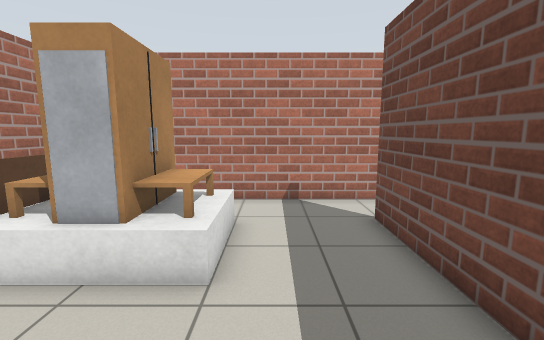
view 1 (above)

16 first-person views from a walk through a world built for the Gazebo simulator. The camera is 1.2 m above the floor, tilts 8° down and sees 90° across. The floor is counted in squares, 0.5 m on a side. Each view is taken from the middle of a square. On the plan, view 1 faces up. The plan holds only what a view shows up to about 18 squares ahead; the rest is blank. Simple patterns stand in for the simulator's built-in surfaces. Some stock models are drawn as simple stand-ins. Some surface patterns are stand-ins.

view 2
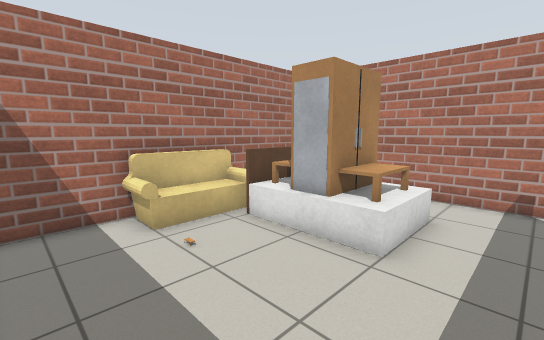

view 3
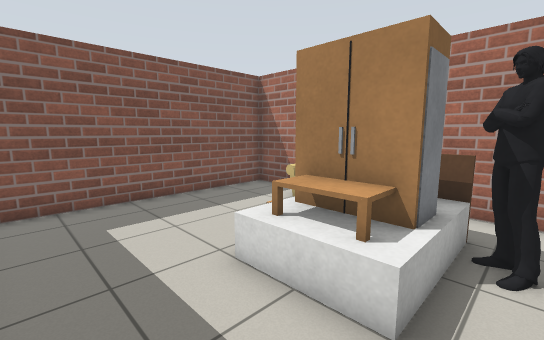

view 4
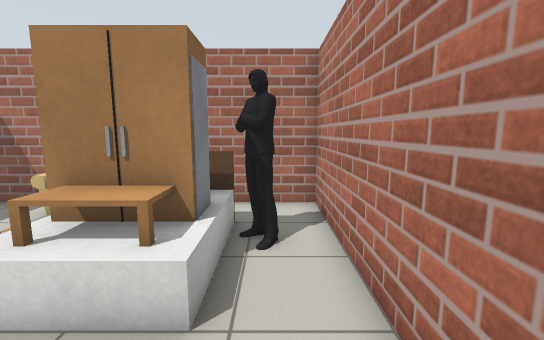

view 5
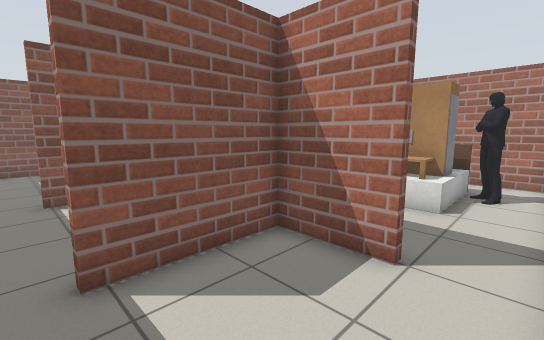

view 6
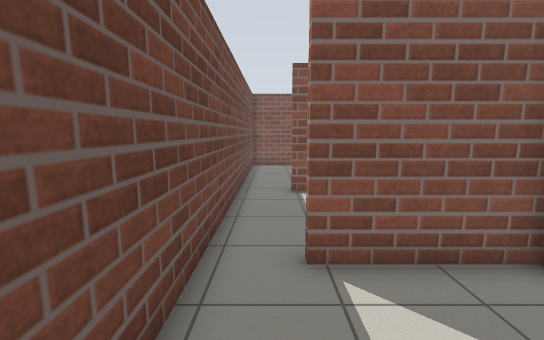

view 7
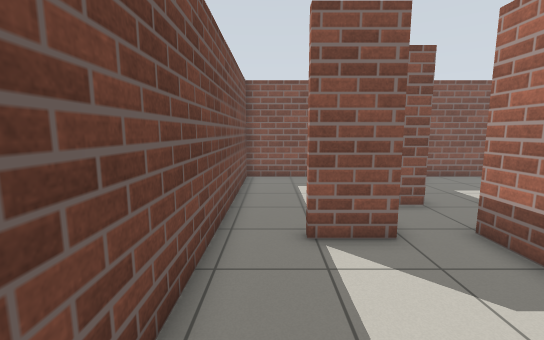

view 8
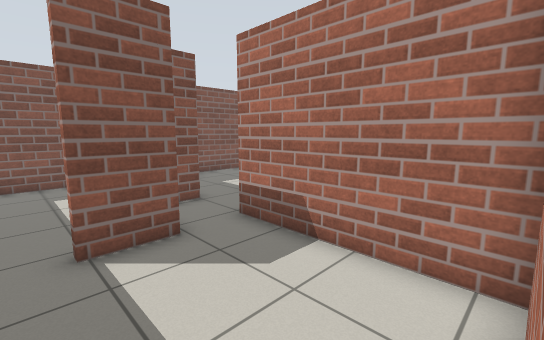

view 9
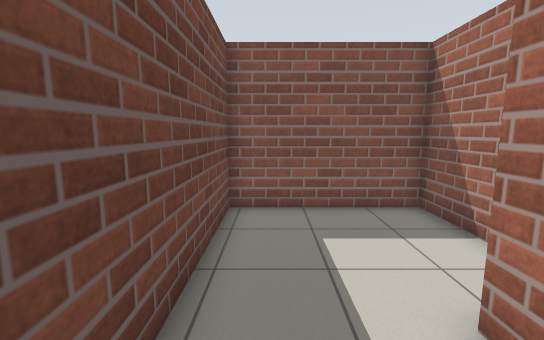

view 10
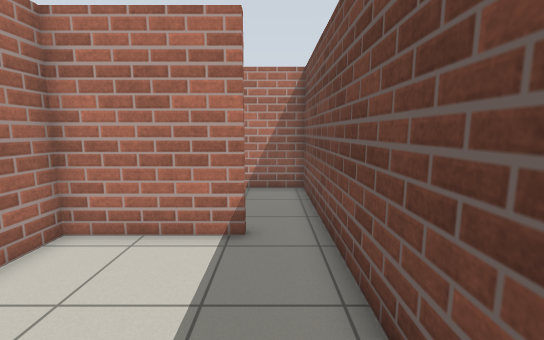

view 11
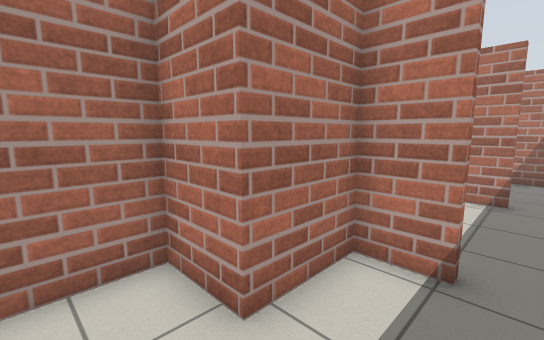

view 12
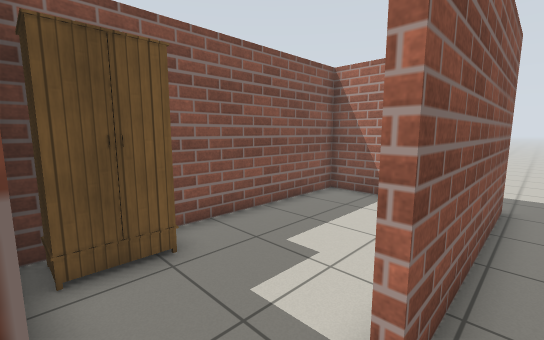

view 13
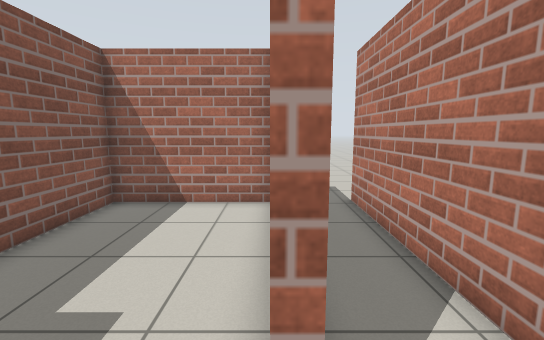

view 14
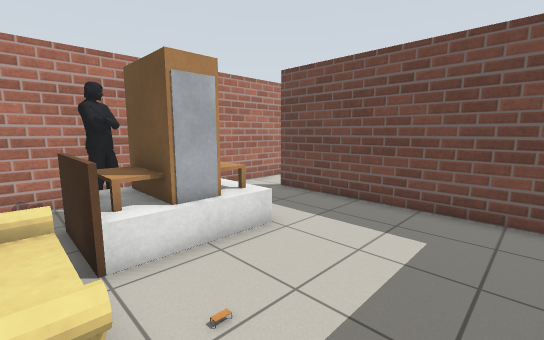

view 15
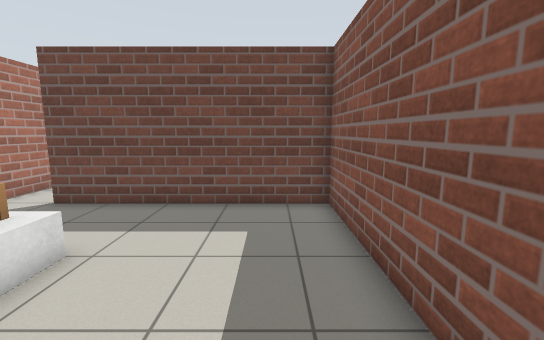

view 16
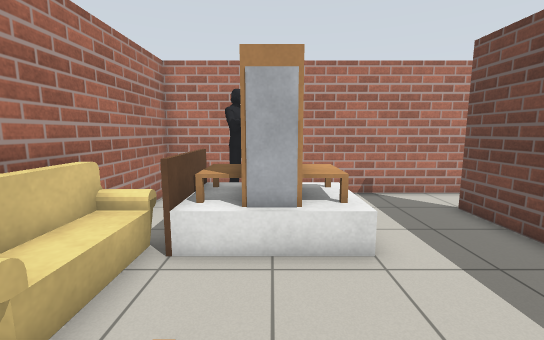

### Floor plan
Points are (right, up) in squares from view 1. A wall is a line through its corners. A room is listed if a view was taken in it or the views show most of it. See-through windows are left out.
Room 1 (views 1, 2, 3, 4, 14, 15, 16)
walls: (2.4, 9.5) (-7, 9.5) (-7, -1.9) (2.9, -1.9) (2.9, 7.3)
low walls: (-3.5, 4.6) (-4.6, 4.6)
ways out: opening at (3, 8.5) to room 2
objects: sofa (-6, 1) to (-6, 5); bed (-5, 4) to (-1, 7); person (-4, 7) to (-4, 8); wardrobe (-2, 5) to (-2, 6)
Room 2 (views 5, 6, 7, 8)
walls: (2.9, 7.3) (3.1, 7.3) (3.1, 4.4) (7.4, 4.4); (9.3, 3.5) (9.3, 9.5) (2.4, 9.5)
ways out: opening at (3, 8.5) to room 1; opening at (8, 4) to room 3
Room 3 (views 9, 10)
walls: (5.1, -1.9) (7.2, -1.9) (7.2, -2.2); (7.4, 4.1) (3.1, 4.1) (3.1, -2.2); (9.3, -2.4) (9.3, 3.5)
ways out: opening at (8, 4) to room 2; opening at (8, -2) to room 4; opening at (4, -2) to room 5
Room 4 (view 11)
walls: (3.1, -7.6) (3.1, -10.4) (9.3, -10.4) (9.3, -2.4); (7.2, -2.2) (5.5, -2.2) (5.5, -5) (3.1, -5) (3.1, -7.2)
ways out: opening at (8, -2) to room 3
Room 5 (view 12)
walls: (2.9, -4.7) (3.9, -4.7)
ways out: opening at (4, -2) to room 3; opening at (3, -3.5) to room 6
Room 6 (view 13)
walls: (-0.5, -2.2) (-7.4, -2.2); (-7.4, -4.7) (0.6, -4.7) (0.6, -5.1)
ways out: opening at (3, -3.5) to room 5; opening at (1.5, -5) to room 7
Room 7 (no view inside)
walls: (-7, -5) (-7, -10.4) (0.1, -10.4)
ways out: opening at (1.5, -5) to room 6
objects: wardrobe (1, -10) to (2, -9)

Where each view was taken, in squares from view 1:
view 1: 0 up, 0 right, facing up
view 2: 1 down, 1 right, facing up-left
view 3: 8 up, 2 right, facing down-left
view 4: 8 up, 2 right, facing left
view 5: 9 up, 8 right, facing down-left
view 6: 9 up, 8 right, facing down
view 7: 4 up, 8 right, facing down
view 8: 4 up, 8 right, facing down-left
view 9: 2 down, 8 right, facing down
view 10: 2 down, 8 right, facing up
view 11: 7 down, 8 right, facing up-left
view 12: 4 down, 3 right, facing down-left
view 13: 5 down, 2 right, facing left
view 14: 1 down, 6 left, facing up-right
view 15: 0 up, 6 left, facing right
view 16: 1 down, 3 left, facing up
